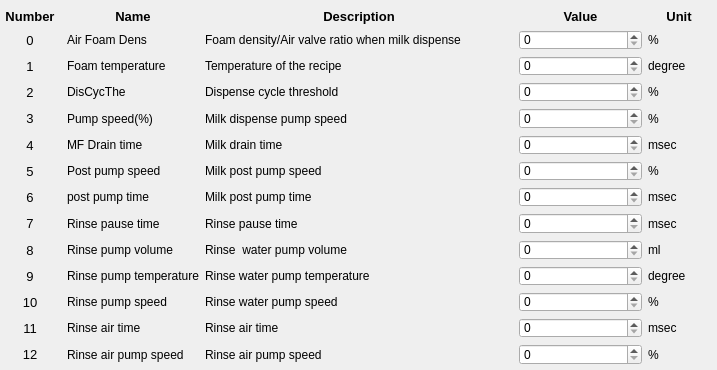
            <widget class="QWidget" name="scrollAreaWidgetContents">
             <property name="geometry">
              <rect>
               <x>0</x>
               <y>0</y>
               <width>717</width>
               <height>370</height>
              </rect>
             </property>
             <widget class="QWidget" name="gridLayoutWidget_2">
              <property name="geometry">
               <rect>
                <x>-1</x>
                <y>9</y>
                <width>711</width>
                <height>356</height>
               </rect>
              </property>
              <layout class="QGridLayout" name="gly_rcp" columnstretch="1,2,5,2,1">
               <item row="9" column="0">
                <widget class="QLabel" name="label_18">
                 <property name="font">
                  <font>
                   <pointsize>10</pointsize>
                  </font>
                 </property>
                 <property name="text">
                  <string>8</string>
                 </property>
                 <property name="alignment">
                  <set>Qt::AlignCenter</set>
                 </property>
                </widget>
               </item>
               <item row="0" column="0">
                <widget class="QLabel" name="label_2">
                 <property name="font">
                  <font>
                   <pointsize>10</pointsize>
                   <weight>75</weight>
                   <bold>true</bold>
                  </font>
                 </property>
                 <property name="text">
                  <string>Number</string>
                 </property>
                 <property name="alignment">
                  <set>Qt::AlignCenter</set>
                 </property>
                </widget>
               </item>
               <item row="2" column="0">
                <widget class="QLabel" name="label_11">
                 <property name="font">
                  <font>
                   <pointsize>10</pointsize>
                  </font>
                 </property>
                 <property name="text">
                  <string>1</string>
                 </property>
                 <property name="alignment">
                  <set>Qt::AlignCenter</set>
                 </property>
                </widget>
               </item>
               <item row="11" column="0">
                <widget class="QLabel" name="label_20">
                 <property name="font">
                  <font>
                   <pointsize>10</pointsize>
                  </font>
                 </property>
                 <property name="text">
                  <string>10</string>
                 </property>
                 <property name="alignment">
                  <set>Qt::AlignCenter</set>
                 </property>
                </widget>
               </item>
               <item row="1" column="0">
                <widget class="QLabel" name="label_10">
                 <property name="font">
                  <font>
                   <pointsize>10</pointsize>
                  </font>
                 </property>
                 <property name="text">
                  <string>0</string>
                 </property>
                 <property name="alignment">
                  <set>Qt::AlignCenter</set>
                 </property>
                </widget>
               </item>
               <item row="10" column="0">
                <widget class="QLabel" name="label_19">
                 <property name="font">
                  <font>
                   <pointsize>10</pointsize>
                  </font>
                 </property>
                 <property name="text">
                  <string>9</string>
                 </property>
                 <property name="alignment">
                  <set>Qt::AlignCenter</set>
                 </property>
                </widget>
               </item>
               <item row="0" column="1">
                <widget class="QLabel" name="label_6">
                 <property name="font">
                  <font>
                   <pointsize>10</pointsize>
                   <weight>75</weight>
                   <bold>true</bold>
                  </font>
                 </property>
                 <property name="text">
                  <string>Name</string>
                 </property>
                 <property name="alignment">
                  <set>Qt::AlignCenter</set>
                 </property>
                </widget>
               </item>
               <item row="0" column="2">
                <widget class="QLabel" name="label_7">
                 <property name="font">
                  <font>
                   <pointsize>10</pointsize>
                   <weight>75</weight>
                   <bold>true</bold>
                  </font>
                 </property>
                 <property name="text">
                  <string>Description</string>
                 </property>
                 <property name="alignment">
                  <set>Qt::AlignCenter</set>
                 </property>
                </widget>
               </item>
               <item row="0" column="3">
                <widget class="QLabel" name="label_8">
                 <property name="font">
                  <font>
                   <pointsize>10</pointsize>
                   <weight>75</weight>
                   <bold>true</bold>
                  </font>
                 </property>
                 <property name="text">
                  <string>Value</string>
                 </property>
                 <property name="alignment">
                  <set>Qt::AlignCenter</set>
                 </property>
                </widget>
               </item>
               <item row="0" column="4">
                <widget class="QLabel" name="label_9">
                 <property name="font">
                  <font>
                   <pointsize>10</pointsize>
                   <weight>75</weight>
                   <bold>true</bold>
                  </font>
                 </property>
                 <property name="text">
                  <string>Unit</string>
                 </property>
                 <property name="alignment">
                  <set>Qt::AlignCenter</set>
                 </property>
                </widget>
               </item>
               <item row="7" column="0">
                <widget class="QLabel" name="label_16">
                 <property name="font">
                  <font>
                   <pointsize>10</pointsize>
                  </font>
                 </property>
                 <property name="text">
                  <string>6</string>
                 </property>
                 <property name="alignment">
                  <set>Qt::AlignCenter</set>
                 </property>
                </widget>
               </item>
               <item row="8" column="0">
                <widget class="QLabel" name="label_17">
                 <property name="font">
                  <font>
                   <pointsize>10</pointsize>
                  </font>
                 </property>
                 <property name="text">
                  <string>7</string>
                 </property>
                 <property name="alignment">
                  <set>Qt::AlignCenter</set>
                 </property>
                </widget>
               </item>
               <item row="12" column="0">
                <widget class="QLabel" name="label_21">
                 <property name="font">
                  <font>
                   <pointsize>10</pointsize>
                  </font>
                 </property>
                 <property name="text">
                  <string>11</string>
                 </property>
                 <property name="alignment">
                  <set>Qt::AlignCenter</set>
                 </property>
                </widget>
               </item>
               <item row="6" column="0">
                <widget class="QLabel" name="label_15">
                 <property name="font">
                  <font>
                   <pointsize>10</pointsize>
                  </font>
                 </property>
                 <property name="text">
                  <string>5</string>
                 </property>
                 <property name="alignment">
                  <set>Qt::AlignCenter</set>
                 </property>
                </widget>
               </item>
               <item row="5" column="0">
                <widget class="QLabel" name="label_14">
                 <property name="font">
                  <font>
                   <pointsize>10</pointsize>
                  </font>
                 </property>
                 <property name="text">
                  <string>4</string>
                 </property>
                 <property name="alignment">
                  <set>Qt::AlignCenter</set>
                 </property>
                </widget>
               </item>
               <item row="4" column="0">
                <widget class="QLabel" name="label_13">
                 <property name="font">
                  <font>
                   <pointsize>10</pointsize>
                  </font>
                 </property>
                 <property name="text">
                  <string>3</string>
                 </property>
                 <property name="alignment">
                  <set>Qt::AlignCenter</set>
                 </property>
                </widget>
               </item>
               <item row="3" column="0">
                <widget class="QLabel" name="label_12">
                 <property name="font">
                  <font>
                   <pointsize>10</pointsize>
                  </font>
                 </property>
                 <property name="text">
                  <string>2</string>
                 </property>
                 <property name="alignment">
                  <set>Qt::AlignCenter</set>
                 </property>
                </widget>
               </item>
               <item row="13" column="0">
                <widget class="QLabel" name="label_22">
                 <property name="font">
                  <font>
                   <pointsize>10</pointsize>
                  </font>
                 </property>
                 <property name="text">
                  <string>12</string>
                 </property>
                 <property name="alignment">
                  <set>Qt::AlignCenter</set>
                 </property>
                </widget>
               </item>
               <item row="1" column="3">
                <widget class="QSpinBox" name="spinBox_1">
                 <property name="maximum">
                  <number>100</number>
                 </property>
                </widget>
               </item>
               <item row="2" column="3">
                <widget class="QSpinBox" name="spinBox_2">
                 <property name="maximum">
                  <number>99999999</number>
                 </property>
                </widget>
               </item>
               <item row="3" column="3">
                <widget class="QSpinBox" name="spinBox_3">
                 <property name="maximum">
                  <number>99999999</number>
                 </property>
                </widget>
               </item>
               <item row="4" column="3">
                <widget class="QSpinBox" name="spinBox_4">
                 <property name="maximum">
                  <number>100</number>
                 </property>
                </widget>
               </item>
               <item row="5" column="3">
                <widget class="QSpinBox" name="spinBox_5">
                 <property name="maximum">
                  <number>99999999</number>
                 </property>
                </widget>
               </item>
               <item row="6" column="3">
                <widget class="QSpinBox" name="spinBox_6">
                 <property name="maximum">
                  <number>99999999</number>
                 </property>
                </widget>
               </item>
               <item row="7" column="3">
                <widget class="QSpinBox" name="spinBox_7">
                 <property name="maximum">
                  <number>99999999</number>
                 </property>
                </widget>
               </item>
               <item row="8" column="3">
                <widget class="QSpinBox" name="spinBox_8">
                 <property name="maximum">
                  <number>99999999</number>
                 </property>
                </widget>
               </item>
               <item row="9" column="3">
                <widget class="QSpinBox" name="spinBox_9">
                 <property name="maximum">
                  <number>99999999</number>
                 </property>
                </widget>
               </item>
               <item row="10" column="3">
                <widget class="QSpinBox" name="spinBox_10">
                 <property name="maximum">
                  <number>99999999</number>
                 </property>
                </widget>
               </item>
               <item row="11" column="3">
                <widget class="QSpinBox" name="spinBox_11">
                 <property name="maximum">
                  <number>99999999</number>
                 </property>
                </widget>
               </item>
               <item row="12" column="3">
                <widget class="QSpinBox" name="spinBox_12">
                 <property name="maximum">
                  <number>99999999</number>
                 </property>
                </widget>
               </item>
               <item row="13" column="3">
                <widget class="QSpinBox" name="spinBox_13">
                 <property name="maximum">
                  <number>99999999</number>
                 </property>
                </widget>
               </item>
               <item row="1" column="1">
                <widget class="QLabel" name="label_23">
                 <property name="text">
                  <string>Air Foam Dens</string>
                 </property>
                </widget>
               </item>
               <item row="2" column="1">
                <widget class="QLabel" name="label_24">
                 <property name="text">
                  <string>Foam temperature</string>
                 </property>
                </widget>
               </item>
               <item row="3" column="1">
                <widget class="QLabel" name="label_25">
                 <property name="text">
                  <string>DisCycThe</string>
                 </property>
                </widget>
               </item>
               <item row="4" column="1">
                <widget class="QLabel" name="label_26">
                 <property name="text">
                  <string>Pump speed(%)</string>
                 </property>
                </widget>
               </item>
               <item row="5" column="1">
                <widget class="QLabel" name="label_27">
                 <property name="text">
                  <string>MF Drain time</string>
                 </property>
                </widget>
               </item>
               <item row="6" column="1">
                <widget class="QLabel" name="label_28">
                 <property name="text">
                  <string>Post pump speed</string>
                 </property>
                </widget>
               </item>
               <item row="7" column="1">
                <widget class="QLabel" name="label_29">
                 <property name="text">
                  <string>post pump time</string>
                 </property>
                </widget>
               </item>
               <item row="8" column="1">
                <widget class="QLabel" name="label_30">
                 <property name="text">
                  <string>Rinse pause time</string>
                 </property>
                </widget>
               </item>
               <item row="9" column="1">
                <widget class="QLabel" name="label_31">
                 <property name="text">
                  <string>Rinse pump volume</string>
                 </property>
                </widget>
               </item>
               <item row="10" column="1">
                <widget class="QLabel" name="label_32">
                 <property name="text">
                  <string>Rinse pump temperature</string>
                 </property>
                </widget>
               </item>
               <item row="11" column="1">
                <widget class="QLabel" name="label_33">
                 <property name="text">
                  <string>Rinse pump speed</string>
                 </property>
                </widget>
               </item>
               <item row="12" column="1">
                <widget class="QLabel" name="label_34">
                 <property name="text">
                  <string>Rinse air time</string>
                 </property>
                </widget>
               </item>
               <item row="13" column="1">
                <widget class="QLabel" name="label_35">
                 <property name="text">
                  <string>Rinse air pump speed</string>
                 </property>
                </widget>
               </item>
               <item row="1" column="4">
                <widget class="QLabel" name="label_36">
                 <property name="text">
                  <string>%</string>
                 </property>
                </widget>
               </item>
               <item row="2" column="4">
                <widget class="QLabel" name="label_37">
                 <property name="text">
                  <string>degree</string>
                 </property>
                </widget>
               </item>
               <item row="3" column="4">
                <widget class="QLabel" name="label_38">
                 <property name="text">
                  <string>%</string>
                 </property>
                </widget>
               </item>
               <item row="4" column="4">
                <widget class="QLabel" name="label_39">
                 <property name="text">
                  <string>%</string>
                 </property>
                </widget>
               </item>
               <item row="5" column="4">
                <widget class="QLabel" name="label_40">
                 <property name="text">
                  <string>msec</string>
                 </property>
                </widget>
               </item>
               <item row="6" column="4">
                <widget class="QLabel" name="label_41">
                 <property name="text">
                  <string>%</string>
                 </property>
                </widget>
               </item>
               <item row="7" column="4">
                <widget class="QLabel" name="label_42">
                 <property name="text">
                  <string>msec</string>
                 </property>
                </widget>
               </item>
               <item row="8" column="4">
                <widget class="QLabel" name="label_43">
                 <property name="text">
                  <string>msec</string>
                 </property>
                </widget>
               </item>
               <item row="9" column="4">
                <widget class="QLabel" name="label_44">
                 <property name="text">
                  <string>ml</string>
                 </property>
                </widget>
               </item>
               <item row="10" column="4">
                <widget class="QLabel" name="label_45">
                 <property name="text">
                  <string>degree</string>
                 </property>
                </widget>
               </item>
               <item row="11" column="4">
                <widget class="QLabel" name="label_46">
                 <property name="text">
                  <string>%</string>
                 </property>
                </widget>
               </item>
               <item row="12" column="4">
                <widget class="QLabel" name="label_47">
                 <property name="text">
                  <string>msec</string>
                 </property>
                </widget>
               </item>
               <item row="13" column="4">
                <widget class="QLabel" name="label_48">
                 <property name="text">
                  <string>%</string>
                 </property>
                </widget>
               </item>
               <item row="1" column="2">
                <widget class="QLabel" name="label_49">
                 <property name="text">
                  <string>Foam density/Air valve ratio when milk dispense</string>
                 </property>
                </widget>
               </item>
               <item row="2" column="2">
                <widget class="QLabel" name="label_50">
                 <property name="text">
                  <string>Temperature of the recipe</string>
                 </property>
                </widget>
               </item>
               <item row="3" column="2">
                <widget class="QLabel" name="label_51">
                 <property name="text">
                  <string>Dispense cycle threshold</string>
                 </property>
                </widget>
               </item>
               <item row="4" column="2">
                <widget class="QLabel" name="label_52">
                 <property name="text">
                  <string>Milk dispense pump speed</string>
                 </property>
                </widget>
               </item>
               <item row="5" column="2">
                <widget class="QLabel" name="label_53">
                 <property name="text">
                  <string>Milk drain time</string>
                 </property>
                </widget>
               </item>
               <item row="6" column="2">
                <widget class="QLabel" name="label_54">
                 <property name="text">
                  <string>Milk post pump speed</string>
                 </property>
                </widget>
               </item>
               <item row="7" column="2">
                <widget class="QLabel" name="label_55">
                 <property name="text">
                  <string>Milk post pump time</string>
                 </property>
                </widget>
               </item>
               <item row="8" column="2">
                <widget class="QLabel" name="label_56">
                 <property name="text">
                  <string>Rinse pause time</string>
                 </property>
                </widget>
               </item>
               <item row="9" column="2">
                <widget class="QLabel" name="label_57">
                 <property name="text">
                  <string>Rinse  water pump volume</string>
                 </property>
                </widget>
               </item>
               <item row="10" column="2">
                <widget class="QLabel" name="label_58">
                 <property name="text">
                  <string>Rinse water pump temperature</string>
                 </property>
                </widget>
               </item>
               <item row="11" column="2">
                <widget class="QLabel" name="label_59">
                 <property name="text">
                  <string>Rinse water pump speed</string>
                 </property>
                </widget>
               </item>
               <item row="12" column="2">
                <widget class="QLabel" name="label_60">
                 <property name="text">
                  <string>Rinse air time</string>
                 </property>
                </widget>
               </item>
               <item row="13" column="2">
                <widget class="QLabel" name="label_61">
                 <property name="text">
                  <string>Rinse air pump speed</string>
                 </property>
                </widget>
               </item>
              </layout>
              <zorder>label_11</zorder>
              <zorder>label_18</zorder>
              <zorder>label_2</zorder>
              <zorder>label_20</zorder>
              <zorder>label_10</zorder>
              <zorder>label_19</zorder>
              <zorder>label_6</zorder>
              <zorder>label_7</zorder>
              <zorder>label_8</zorder>
              <zorder>label_9</zorder>
              <zorder>label_16</zorder>
              <zorder>label_17</zorder>
              <zorder>label_21</zorder>
              <zorder>label_15</zorder>
              <zorder>label_14</zorder>
              <zorder>label_13</zorder>
              <zorder>label_12</zorder>
              <zorder>label_22</zorder>
              <zorder>spinBox_1</zorder>
              <zorder>spinBox_2</zorder>
              <zorder>spinBox_3</zorder>
              <zorder>spinBox_4</zorder>
              <zorder>spinBox_5</zorder>
              <zorder>spinBox_6</zorder>
              <zorder>spinBox_7</zorder>
              <zorder>spinBox_8</zorder>
              <zorder>spinBox_9</zorder>
              <zorder>spinBox_10</zorder>
              <zorder>spinBox_11</zorder>
              <zorder>spinBox_12</zorder>
              <zorder>spinBox_13</zorder>
              <zorder>label_23</zorder>
              <zorder>label_24</zorder>
              <zorder>label_25</zorder>
              <zorder>label_26</zorder>
              <zorder>label_27</zorder>
              <zorder>label_28</zorder>
              <zorder>label_29</zorder>
              <zorder>label_30</zorder>
              <zorder>label_31</zorder>
              <zorder>label_32</zorder>
              <zorder>label_33</zorder>
              <zorder>label_34</zorder>
              <zorder>label_35</zorder>
              <zorder>label_36</zorder>
              <zorder>label_37</zorder>
              <zorder>label_38</zorder>
              <zorder>label_39</zorder>
              <zorder>label_40</zorder>
              <zorder>label_41</zorder>
              <zorder>label_42</zorder>
              <zorder>label_43</zorder>
              <zorder>label_44</zorder>
              <zorder>label_45</zorder>
              <zorder>label_46</zorder>
              <zorder>label_47</zorder>
              <zorder>label_48</zorder>
              <zorder>label_49</zorder>
              <zorder>label_50</zorder>
              <zorder>label_51</zorder>
              <zorder>label_52</zorder>
              <zorder>label_53</zorder>
              <zorder>label_54</zorder>
              <zorder>label_55</zorder>
              <zorder>label_56</zorder>
              <zorder>label_57</zorder>
              <zorder>label_58</zorder>
              <zorder>label_59</zorder>
              <zorder>label_60</zorder>
              <zorder>label_61</zorder>
             </widget>
            </widget>
